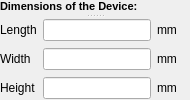
         <widget class="QSplitter" name="splitter_212">
          <property name="orientation">
           <enum>Qt::Vertical</enum>
          </property>
          <widget class="QLabel" name="DeviceDimensionLabel">
           <property name="text">
            <string>&lt;!DOCTYPE HTML PUBLIC &quot;-//W3C//DTD HTML 4.0//EN&quot; &quot;http://www.w3.org/TR/REC-html40/strict.dtd&quot;&gt;
&lt;html&gt;&lt;head&gt;&lt;meta name=&quot;qrichtext&quot; content=&quot;1&quot; /&gt;&lt;style type=&quot;text/css&quot;&gt;
p, li { white-space: pre-wrap; }
&lt;/style&gt;&lt;/head&gt;&lt;body style=&quot; font-family:'MS Shell Dlg 2'; font-size:8.25pt; font-weight:400; font-style:normal;&quot;&gt;
&lt;p style=&quot; margin-top:0px; margin-bottom:0px; margin-left:0px; margin-right:0px; -qt-block-indent:0; text-indent:0px;&quot;&gt;&lt;span style=&quot; font-size:8pt; font-weight:600;&quot;&gt;Dimensions of the Device:&lt;/span&gt;&lt;/p&gt;&lt;/body&gt;&lt;/html&gt;</string>
           </property>
          </widget>
          <widget class="QWidget" name="gridLayoutWidget_17">
           <layout class="QGridLayout" name="gridLayout_2121">
            <item row="2" column="1">
             <widget class="QLabel" name="DeviceHeightLabel">
              <property name="text">
               <string>Height</string>
              </property>
             </widget>
            </item>
            <item row="0" column="2">
             <widget class="QLineEdit" name="DeviceLengthInput">
              <property name="inputMask">
               <string/>
              </property>
             </widget>
            </item>
            <item row="1" column="2">
             <widget class="QLineEdit" name="DeviceWidthInput"/>
            </item>
            <item row="2" column="2">
             <widget class="QLineEdit" name="DeviceHeightInput"/>
            </item>
            <item row="0" column="3">
             <widget class="QLabel" name="label_21211">
              <property name="text">
               <string>mm</string>
              </property>
             </widget>
            </item>
            <item row="1" column="3">
             <widget class="QLabel" name="label_21212">
              <property name="text">
               <string>mm</string>
              </property>
             </widget>
            </item>
            <item row="2" column="3">
             <widget class="QLabel" name="label_21213">
              <property name="text">
               <string>mm</string>
              </property>
             </widget>
            </item>
            <item row="0" column="1">
             <widget class="QLabel" name="DeviceLengthLabel">
              <property name="text">
               <string>Length</string>
              </property>
             </widget>
            </item>
            <item row="1" column="1">
             <widget class="QLabel" name="DeviceWidthLabel">
              <property name="text">
               <string>Width</string>
              </property>
             </widget>
            </item>
            <item row="0" column="4">
             <widget class="QLabel" name="ErrDeviceLengthLabel">
              <property name="text">
               <string/>
              </property>
             </widget>
            </item>
            <item row="1" column="4">
             <widget class="QLabel" name="ErrDeviceWidthLabel">
              <property name="text">
               <string/>
              </property>
             </widget>
            </item>
            <item row="2" column="4">
             <widget class="QLabel" name="ErrDeviceHeightLabel">
              <property name="text">
               <string/>
              </property>
             </widget>
            </item>
           </layout>
          </widget>
         </widget>
